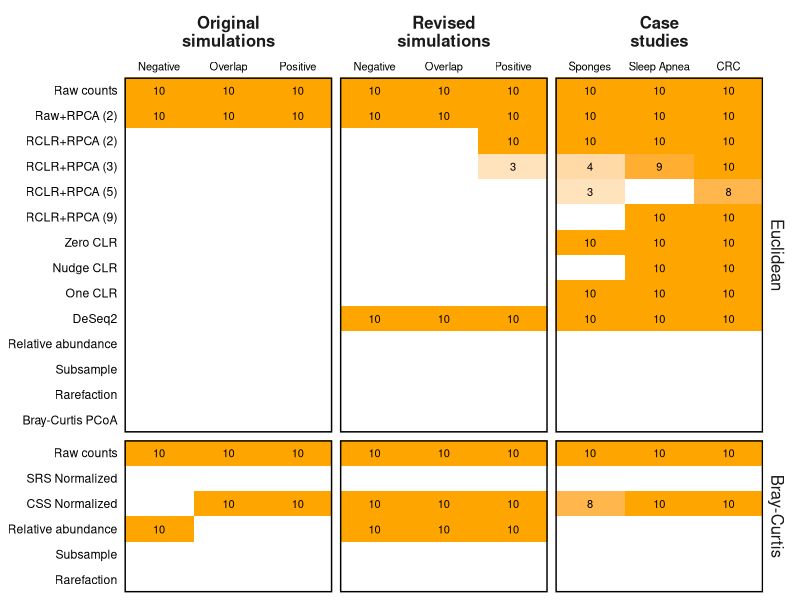
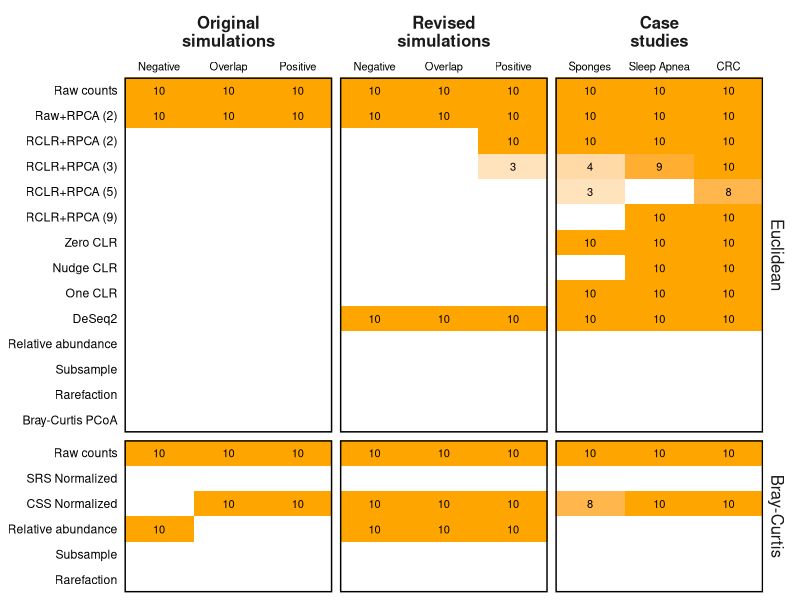

Here is the R script that generated these plots, in order:
#!/usr/bin/env Rscript

library(tidyverse)

# NOTE: We don't really care about the treatment effect in this simulation. It's
# p-value will be inflated since we're artificially duplicating every sample.
# This will make each treatment look more similar to itself than it really is,
# which will reduce the intra-treatment variation increasing the F statistic
# and decreasing the p-value for the treatment effect.

pretty_processes <- c(
  "raw" = "Raw counts",
  "srs" = "SRS Normalized",
  "css" = "CSS Normalized",

  "optspace" = "Raw+RPCA (2)",
  "gemelli_2" = "RCLR+RPCA (2)",
  "gemelli_3" = "RCLR+RPCA (3)",
  "gemelli_5" = "RCLR+RPCA (5)",
  "gemelli_9" = "RCLR+RPCA (9)",

  "zclr" = "Zero CLR",
  "nclr" = "Nudge CLR",
  "oclr" = "One CLR",
  "deseq2" = "DeSeq2",
  "relabund" = "Relative abundance",
  "sub" = "Subsample",
  "rare" = "Rarefaction",
  "bray_pcoa" = "Bray-Curtis PCoA"
)

pretty_distances <- c(
  euclidean = "Euclidean",
  bray = "Bray-Curtis"
)

pretty_datasets <- c(
  sponges = "Sponges", 
  sleep_apnea = "Sleep Apnea",
  crc = "CRC",
  negative = "Negative",
  overlap = "Overlap",
  positive = "Positive"
)

pretty_experiments <- c(
  original = "Original\nsimulations",
  revised = "Revised\nsimulations",
  case_study = "Case\nstudies"
)


read_tsv("data/pooled_data/permanova_size.tsv") %>%
  filter(effect == "size" & process != "gemelli_auto") %>% 
  select(dataset, rep, process, distance, p_value) %>%
  summarize(n_sig = sum(p_value < 0.05), .by = c(dataset, process, distance)) %>%
  mutate(
    experiment = case_when(dataset %in% c("negative", "positive", "overlap") ~ "original",
                           dataset %in% c("crc", "sleep_apnea", "sponges") ~ "case_study",
                           TRUE ~ "revised"),
    experiment = factor(experiment,
                      levels = names(pretty_experiments),
                      labels = pretty_experiments),
    distance = factor(distance,
                      levels = names(pretty_distances),
                      labels = pretty_distances),
    dataset = str_replace(dataset, "_pds", ""),
    dataset = factor(dataset,
                      levels = names(pretty_datasets),
                      labels = pretty_datasets),
    process = factor(process,
                    levels = rev(names(pretty_processes)),
                    labels = rev(pretty_processes)),
    n_sig_label = if_else(n_sig != 0, as.character(n_sig), "")
  ) %>%
  ggplot(aes(y = process, x = dataset, fill = n_sig, label = n_sig_label)) +
  geom_tile() +
  geom_text(size = 8, size.unit = "pt") +
  facet_grid(distance~ experiment, scales = "free", space = "free_y") +
  scale_fill_gradient(
    low = "white", high = "orange",
    n.breaks = 11
  ) +
  scale_x_discrete(position = "top") +
  labs(x = NULL, y = NULL, fill = NULL) +
  coord_cartesian(expand = FALSE) +
  theme_classic() +
  theme(
    axis.line = element_blank(),
    axis.ticks = element_blank(),
    axis.text = element_text(color = "black"),
    axis.text.x = element_text(size = 8),
    strip.background = element_rect(color = NA),
    strip.text = element_text(size = 12),
    strip.text.x = element_text(face = "bold"),
    strip.placement = "outside",
    panel.background = element_rect(color = "black", fill = NA, linewidth = 1),
    panel.ontop = TRUE,
    legend.position = "none"
  )

ggsave('figures/heatmap_depth_sig.tiff', width = 8, height = 5,
      compression = "lzw+p")
